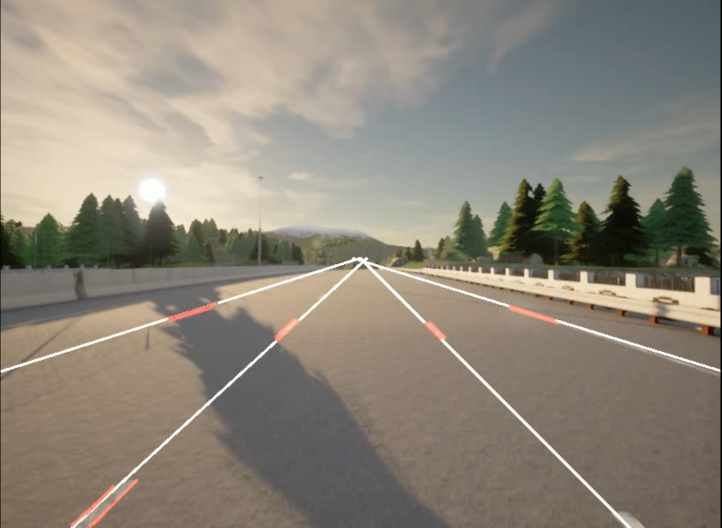
#> input picture CARLA/auto_pilot_image.png, 1444 x 1055 px (shown at 1/2 size)
$ python -i lane_detect.py   (imports and definitions only)
#> lines starting #> are read from the running program, lines starting #| are printed output that depends on the picture; after the words box and inside, x2 and y2 are one past the last pixel; in counts of white or black regions, pixels touching at a corner belong together
#!/usr/bin/env python
# -*- coding: utf-8 -*-
import rospy
import numpy as np
import cv2, random, math, time
import collections

#임시적인 pos([lpos,rpos) 선언
pos_tmp = collections.deque([])
Width =640
Height =480
Offset =340
#관심있는 영역만을 보기위해, 이미지를 자르는 함수
def region_of_interest(img, vertices, color3 =(255, 255, 255), color1 =255):  # ROI 셋팅
    mask = np.zeros_like(img)  # mask = img와 같은 크기의 빈 이미지
    if len(img.shape) >2:  # Color 이미지(3채널)라면 :
        color = color3
    else:  # 흑백 이미지(1채널)라면 :
        color = color1
    # vertices에 정한 점들로 이뤄진 다각형부분(ROI 설정부분)을 color로채움
    cv2.fillPoly(mask, vertices, color)
    # 이미지와 color로 채워진 ROI를 합침
    ROI_image = cv2.bitwise_and(img, mask)
    return ROI_image
#이미지에 직선을 그리는 함수
def draw_lines(img, lines, color =[0, 0, 255], thickness =2):
    for line in lines:
        cv2.line(img, (line[0], line[1]), (line[2], line[3]), color, thickness)
    return img
#허프변환
def hough_lines(img, rho, theta, threshold, min_line_len, max_line_gap):
    lines = cv2.HoughLinesP(img, rho, theta, threshold, np.array([]), minLineLength =min_line_len,
                            maxLineGap=max_line_gap)
    return lines
#사각형을 2개 그리는 함수
# draw rectangle
def draw_rectangle(img, lpos, rpos, offset =0):
    cv2.rectangle(img, (lpos -5, -5 + offset),
                  (lpos +5, +5 + offset),
                  (0, 255, 0), 2)
    cv2.rectangle(img, (rpos -5, -5 + offset),
                  (rpos +5, +5 + offset),
                  (0, 255, 0), 2)
    return img
#사각형을 1개 그리는 함수
def draw_rectangle2(img, pos, offset =0, color =[255, 0, 0]):
    cv2.rectangle(img, (pos -5, -5 + offset),
                  (pos +5, +5 + offset),
                  color, 2)
    return img
def canny(img, low_threshold, high_threshold):  # Canny 알고리즘
    return cv2.Canny(img, low_threshold, high_threshold)
def gaussian_blur(img, kernel_size):  # 가우시안 필터
    return cv2.GaussianBlur(img, (kernel_size, kernel_size), 0)
def weighted_img(img, initial_img, a =1, b =1, c =0):  # 두 이미지 operlap 하기
    return cv2.addWeighted(initial_img, a, img, b, c)
#차선 인식함수
def lane_detect(frame):
    global Offset
    global pos_tmp
	#흑백변환
    gray = cv2.cvtColor(frame, cv2.COLOR_BGR2GRAY)
	#gaussian blur 함수
    blur_img = gaussian_blur(gray, 3)
	#canny edge detection 함수
    canny_img = canny(blur_img, 50, 240)
    # ROI를 위한 다각형 정의
    vertices = np.array(
        [[(35, Offset +10), (80, Height /2 +50), (Width -80, Height /2 +50), (Width -10, Offset +10), ]],
        dtype=np.int32)
	#ROI 함수 사용
    ROI_img = region_of_interest(canny_img, vertices)
	#hough로 인식한 직선들
    line_arr = hough_lines(ROI_img, 1, 1 * np.pi /180, 30, 2, 30)
    line_arr = np.squeeze(line_arr)
	#직선으로 인식된 것들의 평균 기울기 측정
    try:
        slope_degree = (np.arctan2(line_arr[:, 1] - line_arr[:, 3], line_arr[:, 0] - line_arr[:, 2]) *180) / np.pi
        avg_angle = sum(slope_degree) /len(slope_degree)
    except:
        avg_angle =0
        slope_degree = [90 for _ in range(10)]
        # 직선으로 인식되는 것들 중 차선이 아닌 것을 분류
    line_arr = line_arr.tolist()
    main_line = []
    try:
        for i in range(len(line_arr)):
            overlapped =False
            #중앙선과 결승선 차선에서 배제
            if abs(abs(slope_degree[i]) -90) >20 and abs(abs(slope_degree[i]) -180) >10:
                if len(main_line) ==0:
                    main_line.append(line_arr[i])
                #차선사이의 거리 측정하여 가까우면 배제
                for j in main_line:
                    area = abs((j[0] - line_arr[i][0]) * (j[3] - line_arr[i][1]) - (j[1] - line_arr[i][1]) * (
                                j[2] - line_arr[i][0]))
                    length = ((j[0] - j[2]) **2 + (j[1] - j[3]) **2) **0.5
                    dist = area / length
                    if dist <20:
                        overlapped =True
                if not overlapped:
                    main_line.append(line_arr[i])
        #차선이 3개일때, 오른쪽 차선 밖 물체에 의한 직선 분류
        if len(main_line) ==3:
            main_line = sorted(main_line, key =lambda x: x[0])
            if main_line[2][0] - main_line[1][0] <230:
                # print('this is popped',main_line.pop())
                main_line.pop()
            elif 200 < main_line[1][0] <250:
                # print('this is popped',main_line.pop(1))
                main_line.pop(1)
    except:
        pass
    # 검정색의 이미지에 위에서 구한 main line을 그리고, 만약 없으면 원래의 이미지를 반환한다.
    # 위의 방식으로 얻은 이미지를 weighted_img 함수를 이용해 원래의 동영상에 덧그린다.
    line_img = np.zeros((ROI_img.shape[0], ROI_img.shape[1], 3), dtype =np.uint8)
    try:
        ffinal = draw_lines(line_img, main_line)
    except:
        print("no line!")
        ffinal = line_img
    # ROI의 이미지중 offset에 해당되는 row에서 가장 왼쪽 차선의 점과 오른쪽 차선의 점을 찾는다.
    offset_line = ROI_img[Offset, :]
    reverse_line = offset_line[::-1]
    left_line = offset_line
    right_line = reverse_line
    rpos =639 - np.argmax(right_line)
    lpos = np.argmax(left_line)
    # rpos 혹은 lpos가 평소값에서 많이 멀어진 값을 갖고 있을 때, 그렇지 않은 값에서 차선 폭만큼 떨어트려 값을 고정한다. 차선 위치의 신뢰도 이용
    if rpos <448 and lpos >153:
        if Width - rpos > lpos:
            rpos =-1
        else:
            lpos =-1
    # main_line에서 추출한 직선의 각도값이 좌회전 혹은 우회전을 할 때에, 크게 변하고, 이 때, 차선이 한 쪽만 보이는 경우가 있다.
    # 그래서 이를 이용하여, 각도 값이 특정값 이상이거나 이하일 때 좌회전 우회전임을 인식하고 이에따라 한쪽 차선만 인식하고 다른 쪽 차선은 차선 폭만큼 떨어트려 값을 고정한다.
    elif avg_angle >50 or rpos <390:
        rpos =-1
    elif avg_angle <-50 or lpos >152:
        lpos =-1
    if lpos ==-1:
        lpos = rpos -475
    elif rpos ==-1:
        rpos = lpos +475
    # 영상 내의 노이즈 혹은 옆의 벽들은 ROI와 gaussian을 이용해 1차적으로 걸렀지만, 완벽하게 거를 수가 없다
    # 평소에서의 주행은 lpos와 rpos가 연속적으로 바뀌는데, 노이즈를 감지해서 에러가 생길 때에는 비연속적으로 값이 차이가나기 때문에
    # 이를 이용하여, 특정 값이상으로 lpos 와 rpos 가 이전값과 차이가 난다면, lpos와 rpos 값을 업데이트 하지 않는 알고리즘이다
    if pos_tmp:
        gradient = lpos - pos_tmp[0][0], rpos - pos_tmp[0][1]
        if abs(gradient[0]) <29 and abs(gradient[1]) <29:
            pos_tmp.pop()
            pos_tmp.append([lpos, rpos])
        elif abs(gradient[0]) >29 and abs(gradient[1]) <29:
            lpos = pos_tmp[0][0]
        elif abs(gradient[0]) <29 and abs(gradient[1]) >29:
            rpos = pos_tmp[0][1]
        else:
            lpos = pos_tmp[0][0]
            rpos = pos_tmp[0][1]
    else:
        pos_tmp.append([lpos, rpos])
	#lpos,rpos 그리기
    fffinal = draw_rectangle(ffinal, lpos, rpos, Offset)
    pos = (lpos + rpos) //2
	#노란색 사각형 그리기
    drawing_rec = draw_rectangle2(fffinal, pos, Offset, color =[0, 255, 255])
	#파란색 사각형 그리기
    final = draw_rectangle2(drawing_rec, 343, Offset)
    return lpos, rpos, final, len(main_line)
# You are to find "left and light position" of road lanes
def process_image(frame):
    global Offset
    lpos, rpos, final, line_num = lane_detect(frame)
    frame = draw_rectangle(frame, lpos, rpos, offset =Offset)
    return [lpos, rpos], frame, final, line_num
def draw_steer(image, steer_angle, final):
    global Width, Height, arrow_pic
    arrow_pic = cv2.imread('steer_arrow.png', cv2.IMREAD_COLOR)
    origin_Height = arrow_pic.shape[0]
    origin_Width = arrow_pic.shape[1]
    steer_wheel_center = origin_Height *0.74
    arrow_Height = Height /2
    arrow_Width = (arrow_Height *462) /728
    matrix = cv2.getRotationMatrix2D((origin_Width /2, steer_wheel_center), (steer_angle) *1.5, 0.7)
    arrow_pic = cv2.warpAffine(arrow_pic, matrix, (origin_Width +60, origin_Height))
    arrow_pic = cv2.resize(arrow_pic, dsize =(arrow_Width, arrow_Height), interpolation =cv2.INTER_AREA)
    gray_arrow = cv2.cvtColor(arrow_pic, cv2.COLOR_BGR2GRAY)
    _, mask = cv2.threshold(gray_arrow, 1, 255, cv2.THRESH_BINARY_INV)
    arrow_roi = image[arrow_Height: Height, (Width /2 - arrow_Width /2): (Width /2 + arrow_Width /2)]
    arrow_roi = cv2.add(arrow_pic, arrow_roi, mask =mask)
    res = cv2.add(arrow_roi, arrow_pic)
    image[(Height - arrow_Height): Height, (Width /2 - arrow_Width /2): (Width /2 + arrow_Width /2)] = res
    result = weighted_img(final, image)
    cv2.imshow('steer', result)
# You are to publish "steer_angle" following load lanes
# [17 lines not run here, left out]

>>> import cv2
>>> picture = cv2.imread('../CARLA/auto_pilot_image.png')
#> picture is the input picture: shape (1055, 1444, 3); mean B, G, R 122, 134.5, 141.4
>>> result = lane_detect(picture)
#> in lane_detect, `gray = cv2.cvtColor(frame, cv2.COLOR_BGR2GRAY)`:
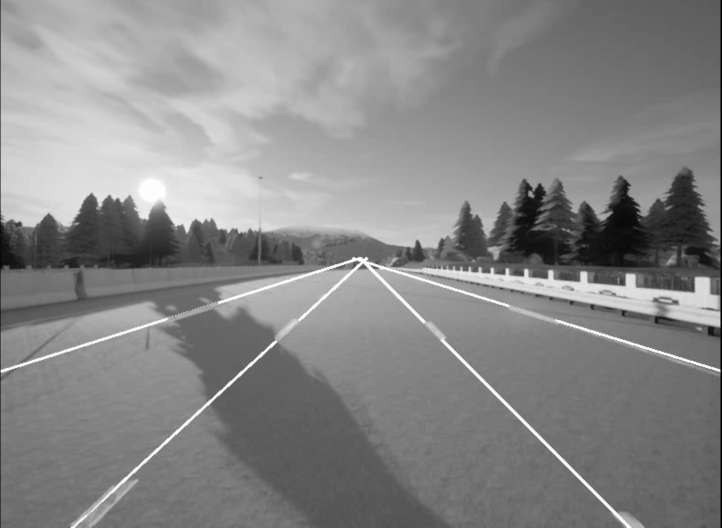
#> gray: shape (1055, 1444) (shown at 1/2 size); min 0, max 255, mean 135.1
#> in canny, `return cv2.Canny(img, low_threshold, high_threshold)`:
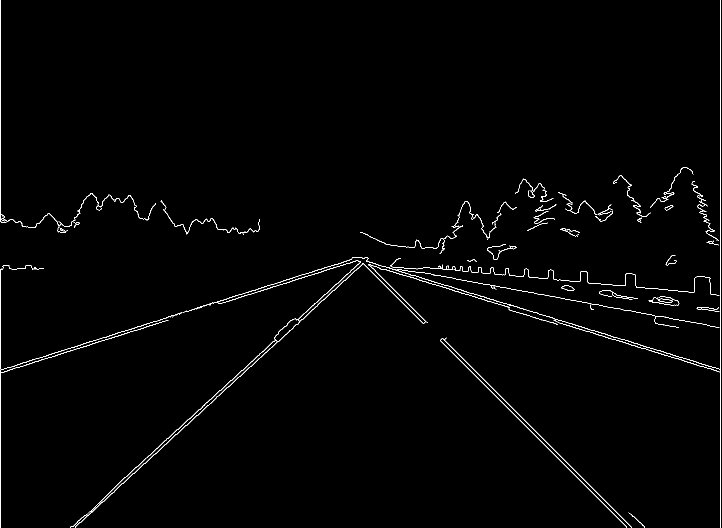
#> returned value: shape (1055, 1444) (shown at 1/2 size); 1.1% white in thin lines or dots
#> in region_of_interest, `cv2.fillPoly(mask, vertices, color)`:
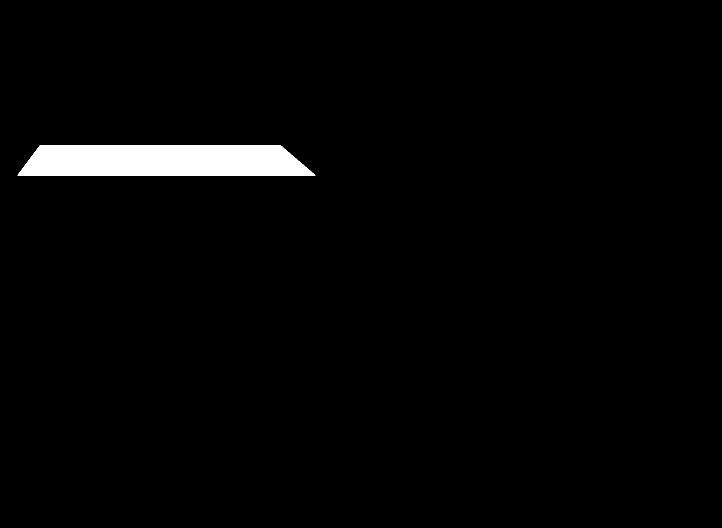
#> mask: shape (1055, 1444) (shown at 1/2 size); 2.2% white; 1 white region, box (x1, y1, x2, y2) and area: (35, 290, 631, 351) 32861
#> in region_of_interest, `ROI_image = cv2.bitwise_and(img, mask)`: ROI_image: shape (1055, 1444); every value is 0
#> in hough_lines, `lines = cv2.HoughLinesP(img, rho, theta, threshold, np.array([]), minL..`: lines = None
#> in lane_detect, `ffinal = draw_lines(line_img, main_line)`: ffinal: shape (1055, 1444, 3); every value is 0
#> in lane_detect, `rpos =639 - np.argmax(right_line)`: rpos = 639
#> in lane_detect, `lpos = np.argmax(left_line)`: lpos = 0
#> in lane_detect, `pos = (lpos + rpos) //2`: pos = 319
#> in lane_detect, `drawing_rec = draw_rectangle2(fffinal, pos, Offset, color =[0, 255, 25..`:
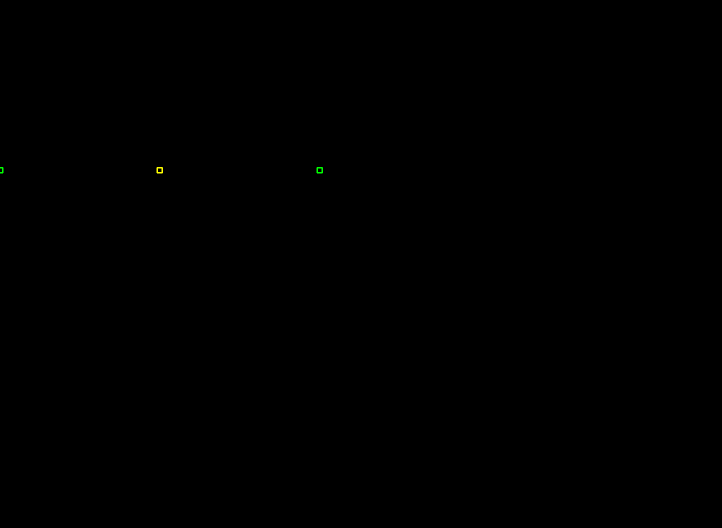
#> drawing_rec: shape (1055, 1444, 3) (shown at 1/2 size); mean of channels 0, 1, 2 0, 0, 0; drawn as B, G, R
#> after the loop in lane_detect, `for i in range(len(line_arr)):`: main_line = []
